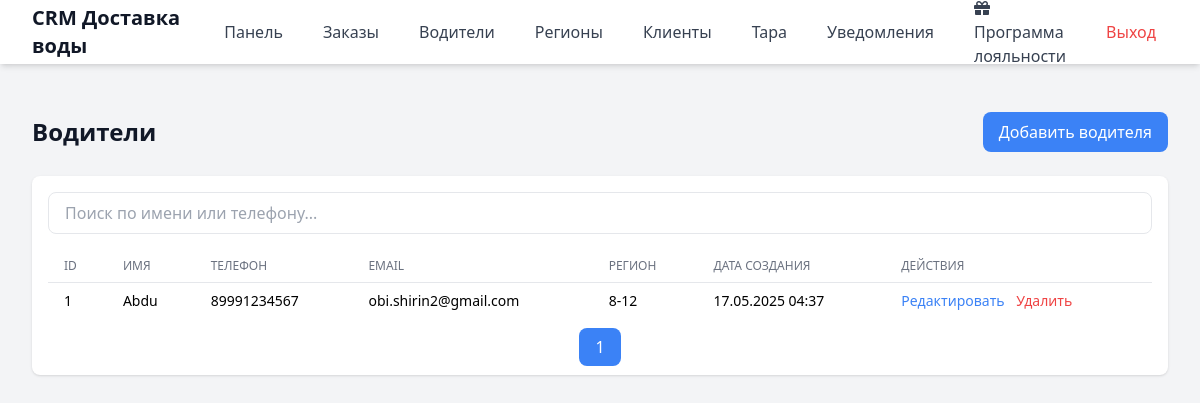
The app's page /drivers/ (signed in) with its own data.
### crm/models.py (models this page shows, shortened)
class Driver(models.Model):
    name = models.CharField(max_length=100)
    phone = models.CharField(max_length=20)
    email = models.EmailField(blank=True, null=True)
    region = models.ForeignKey('Region', on_delete=models.SET_NULL, null=True, blank=True)
    created_at = models.DateTimeField(auto_now_add=True)
    user = models.OneToOneField(User, on_delete=models.CASCADE, null=True, blank=True, related_name='driver_profile')

class Region(models.Model):
    name = models.CharField(max_length=100, unique=True)
    description = models.TextField(blank=True)
    created_at = models.DateTimeField(default=timezone.now)

### crm/views.py (the view)
# urls.py: path('drivers/', views.drivers, name='drivers'),
@login_required
def drivers(request):
    drivers_list = Driver.objects.all()
    search_query = request.GET.get('search', '')
    if search_query:
        drivers_list = drivers_list.filter(
            Q(name__icontains=search_query) |
            Q(phone__icontains=search_query)
        )
    paginator = Paginator(drivers_list, 10)
    page_number = request.GET.get('page')
    page_obj = paginator.get_page(page_number)
    return render(request, 'drivers.html', {
        'page_obj': page_obj,
        'search_query': search_query,
        'can_add_driver': request.user.has_perm('crm.add_driver'),
        'can_change_driver': request.user.has_perm('crm.change_driver'),
        'can_delete_driver': request.user.has_perm('crm.delete_driver'),
        'regions': Region.objects.all(),  # Убедись, что эта строка есть
    })

### crm/templatetags/notification_tags.py (called while the page is built)
@register.simple_tag
def get_unread_notifications_count(user):
    if user.is_authenticated and hasattr(user, 'client'):
        return Notification.objects.filter(client=user.client, is_read=False).count()
    return 0

### templates/drivers.html (shortened to what this page needs)
{% extends "base.html" %}
{% block content %}
<div class="space-y-6">
    <div class="flex flex-col sm:flex-row justify-between items-center">
        <h2 class="text-xl sm:text-2xl font-bold text-gray-900 mb-2 sm:mb-0">Водители</h2>
        {% if can_add_driver %}
        <button onclick="showForm('driver-form', null)" class="bg-blue-500 text-white px-4 py-2 rounded-lg hover:bg-blue-600">Добавить водителя</button>
        {% endif %}
    </div>
    <div class="bg-white rounded-lg shadow p-4">
        <div class="mb-4">
            <input type="text" id="driver-search" placeholder="Поиск по имени или телефону..." class="flex-1 border rounded-lg px-4 py-2 w-full">
        </div>
        <div class="overflow-x-auto">
            <table class="min-w-full divide-y divide-gray-200">
                <thead>
                    <tr>
                        <th class="px-2 sm:px-4 py-2 text-left text-xs font-medium text-gray-500 uppercase">ID</th>
                        <th class="px-2 sm:px-4 py-2 text-left text-xs font-medium text-gray-500 uppercase">Имя</th>
                        <th class="px-2 sm:px-4 py-2 text-left text-xs font-medium text-gray-500 uppercase">Телефон</th>
                        <th class="px-2 sm:px-4 py-2 text-left text-xs font-medium text-gray-500 uppercase">Email</th>
                        <th class="px-2 sm:px-4 py-2 text-left text-xs font-medium text-gray-500 uppercase">Регион</th>
                        <th class="px-2 sm:px-4 py-2 text-left text-xs font-medium text-gray-500 uppercase">Дата создания</th>
                        <th class="px-2 sm:px-4 py-2 text-left text-xs font-medium text-gray-500 uppercase">Действия</th>
                    </tr>
                </thead>
                <tbody id="driver-table-body" class="divide-y divide-gray-200">
                    {% for driver in page_obj %}
                    <tr>
                        <td class="px-2 sm:px-4 py-2 text-sm">{{ driver.id }}</td>
                        <td class="px-2 sm:px-4 py-2 text-sm">{{ driver.name }}</td>
                        <td class="px-2 sm:px-4 py-2 text-sm">{{ driver.phone }}</td>
                        <td class="px-2 sm:px-4 py-2 text-sm">{{ driver.email|default:"—" }}</td>
                        <td class="px-2 sm:px-4 py-2 text-sm">
                            {% if driver.region %}
                                {{ driver.region.name }}
                            {% else %}
                                Не указан
                            {% endif %}
                        </td>
                        <td class="px-2 sm:px-4 py-2 text-sm">{{ driver.created_at|date:"d.m.Y H:i" }}</td>
                        <td class="px-2 sm:px-4 py-2 text-sm space-x-2">
                            {% if can_change_driver %}
                            <button onclick="editDriver({{ driver.id }}, '{{ driver.name|escapejs }}', '{{ driver.phone|escapejs }}', '{{ driver.email|escapejs }}', {% if driver.region %}'{{ driver.region.id }}'{% else %}''{% endif %})" class="text-blue-500 hover:underline">Редактировать</button>
                            {% endif %}
                            {% if can_delete_driver %}
                            <button onclick="showDeleteModal('{% url 'delete_driver' driver.id %}')" class="text-red-500 hover:underline">Удалить</button>
                            {% endif %}
                        </td>
                    </tr>
                    {% empty %}
                    <tr>
                        <td colspan="7" class="px-2 sm:px-4 py-2 text-center text-gray-500">Нет водителей</td>
                    </tr>
                    {% endfor %}
                </tbody>
            </table>
        </div>
        <div class="mt-4 flex flex-col sm:flex-row justify-between items-center">
            <div class="space-x-2 mb-2 sm:mb-0">
                {% for num in page_obj.paginator.page_range %}
                    {% if num == page_obj.number %}
                        <span class="px-4 py-2 bg-blue-500 text-white rounded-lg">{{ num }}</span>
                    {% else %}
                        <a href="?page={{ num }}{% if search_query %}&search={{ search_query }}{% endif %}" class="px-4 py-2 text-blue-500 hover:underline">{{ num }}</a>
                    {% endif %}
                {% endfor %}
            </div>
        </div>
    </div>
</div>
{% endblock %}

### records on screen
Driver: id "1", name "Abdu", phone "89991234567", email "obi.shirin2@gmail.com", region.name "8-12", created_at "17.05.2025 04:37"

### other values on screen
{{ num }} "1"
